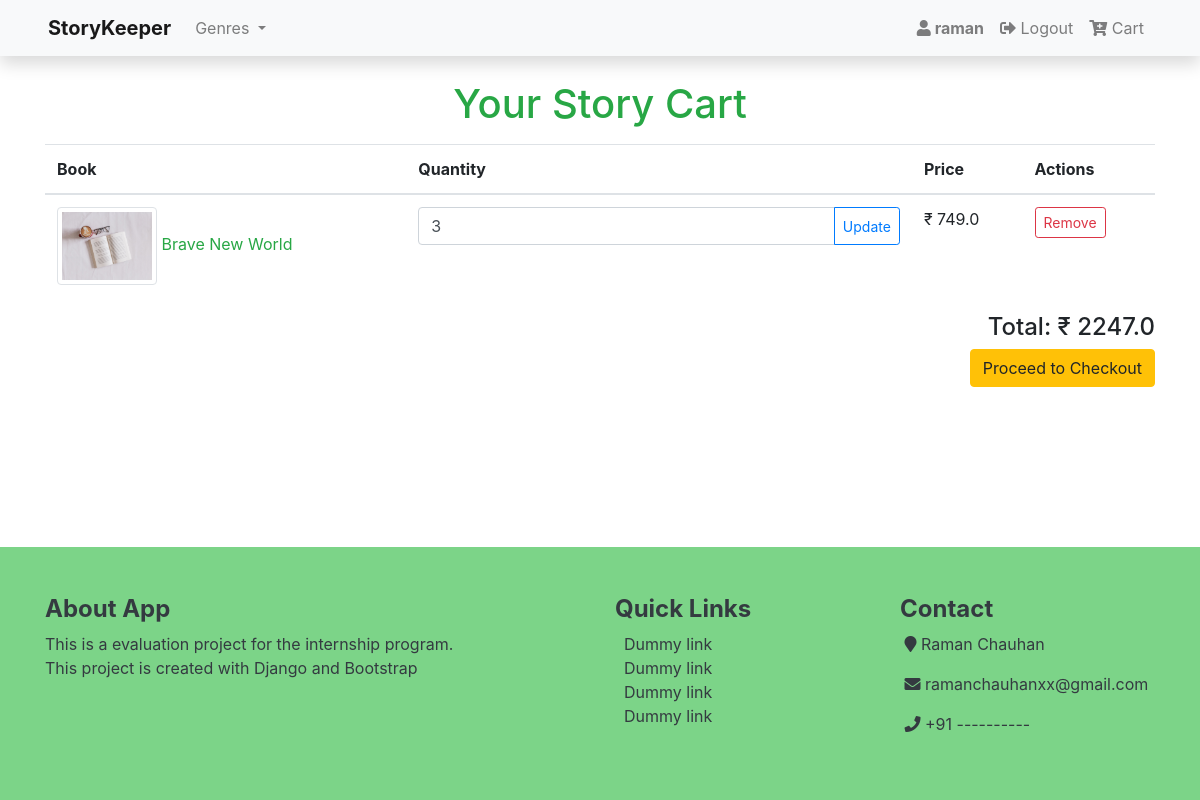
/cart/ (signed in), run on an earlier commit of the app's database.
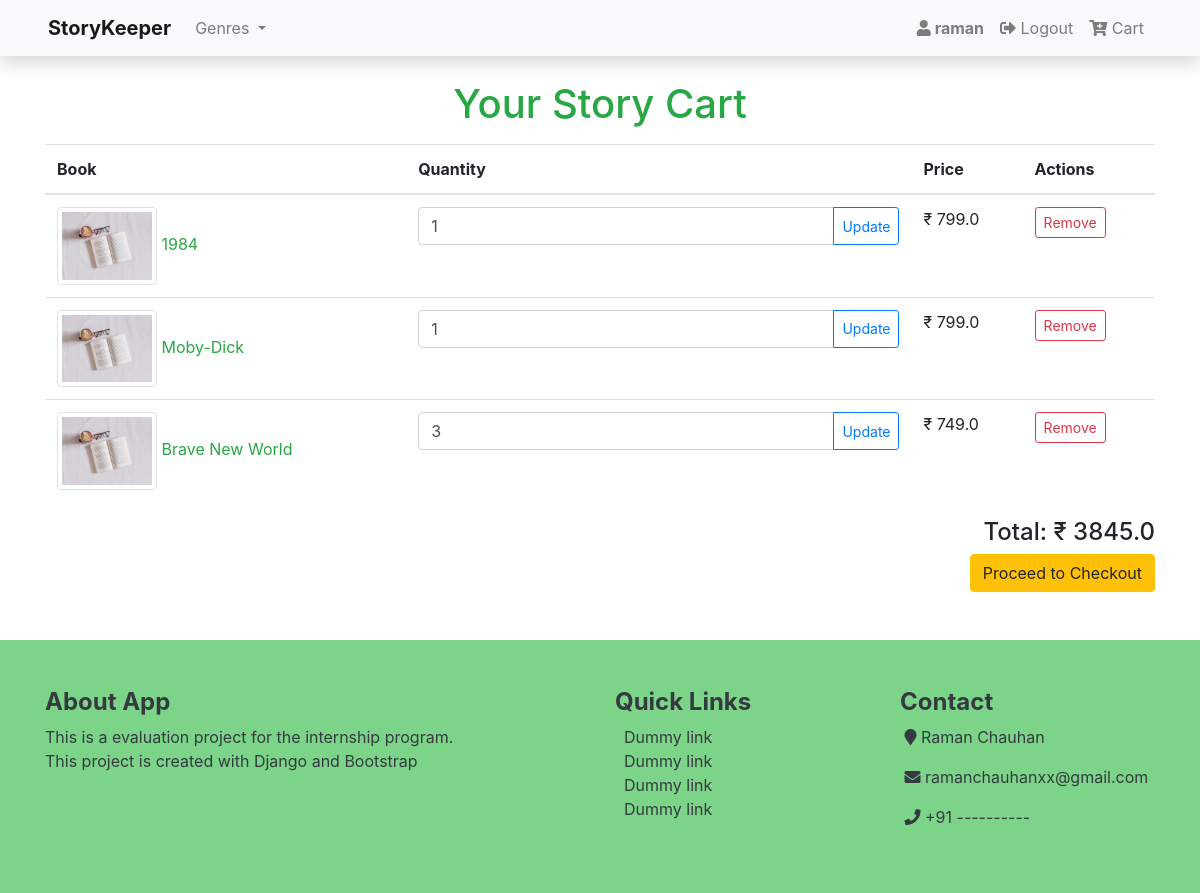
And on a later commit of the database.
### books/models.py (models this page shows, shortened)
class Cart(models.Model):
    user = models.ForeignKey(User, on_delete=models.CASCADE, null=True, blank=True)
    books = models.ForeignKey(Book, on_delete=models.SET_NULL, blank=True, null=True)
    quantity = models.IntegerField(default=0, null=True, blank=True)
    date_added = models.DateTimeField(auto_now_add=True)

class Book(models.Model):
    title  		 = models.CharField(max_length=200)
    slug         = models.SlugField(max_length=140, unique=True)
    author 		 = models.CharField(max_length=100)
    genre   	 = models.CharField(max_length=100)
    price     	 = models.FloatField(default=0)
    quantity   	 = models.IntegerField(default=0)
    description  = models.TextField(default='No Description', null=True, blank=False)
    average_rating  = models.FloatField(default=0)
    created_on 	 = models.DateTimeField(auto_now_add=True)
    updated_on 	 = models.DateTimeField(auto_now=True)
    digital         = models.BooleanField(default=False, null=True, blank=False)
    status          = models.IntegerField(choices=status,default = 1)
    class Meta:
        ordering    = ['-quantity']

### books/views.py (the view)
# urls.py: path('cart/', views.cart_view, name='cart'),
@login_required
def cart_view(request):
    cart_items = Cart.objects.filter(user=request.user).order_by('-date_added')
    genre = Book.objects.values('genre').distinct().order_by('genre')
    if not cart_items:
        messages.error(request, 'Add at least one Story to your cart!')
        return redirect_to_previous_page(request)
    total_amount = 0
    for cart_item in cart_items:
        total_amount += cart_item.books.price * cart_item.quantity
    return render(request, 'shopping/cart.html', {'cart_items': cart_items, 'cart_total': total_amount, 'genre':genre})

### books/templates/shopping/cart.html (shortened to what this page needs)
{% extends 'base.html' %}
{% load static %}
{% block content %}
<div class="container mt-4">
    <h1 class="text-success text-center mb-3">Your Story Cart</h1>
    {% if cart_items %}
    <div class="table-responsive-sm">
    <table class="table">
        <thead>
            <tr>
                <th scope="col">Book</th>
                <th scope="col">Quantity</th>
                <th scope="col">Price</th>
                <th scope="col">Actions</th>
            </tr>
        </thead>
        <tbody>
            {% for item in cart_items %}
            <tr>
                <td>
                    <img src="{% static 'images/thumbnail.jpg' %}" alt="{{ item.books.title }}" class="img-thumbnail" width="100">
                    <a href="#"><span class="text-success">{{ item.books.title }}</span></a>
                </td>
                <td>
                    <form method="post" action="{% url 'update_cart' item.id %}">
                        <div class="input-group">
                            <input type="number" name="quantity" value="{{ item.quantity }}" min="1" class="form-control">
                            <div class="input-group-append">
                                <button type="submit" class="btn btn-outline-primary btn-sm">Update</button>
                            </div>
                        </div>
                    </form>
                </td>
                <td>&#8377; {{ item.books.price }}</td>
                <td>
                    <a href="{% url 'remove_from_cart' item.id %}" class="btn btn-outline-danger btn-sm">Remove</a>
                </td>
            </tr>
            {% endfor %}
        </tbody>
    </table>
</div>
    <div class="text-right mt-3">
        <h4>Total: &#8377; {{ cart_total }}</h4>
        <form method="post" action="checkout">
            <button type="submit" class="btn btn-warning">Proceed to Checkout</button>
        </form>
    </div>
    {% else %}
    <div class="container shadow">
        <h2 class="text-center text-danger text-bold">Your Story Cart</h2>
            <strong>Your Story cart is currently empty.</strong>
        <a href="{% url 'home' %}">Explore more stories</a>
    </div>
    {% endif %}
</div>
{% endblock %}

What changed in the data, as far as the page shows it:
added Cart: books "1984", quantity "1", books.price "799.0"
added Cart: books "Moby-Dick", quantity "1", books.price "799.0"
Also different on the page:
{{ cart_total }}: "2247.0" → "3845.0"
